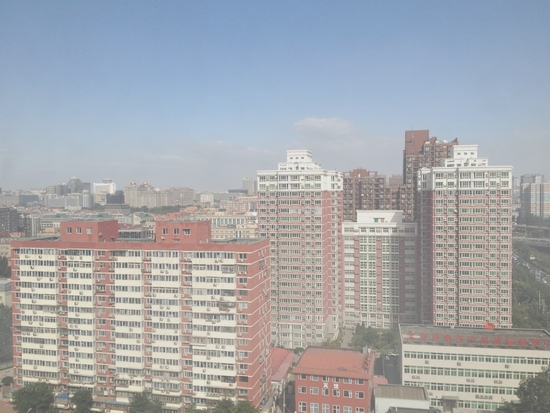
#> input picture datasets/RESIDE/outdoor/hazy/0001_0.8_0.2.jpg, 550 x 413 px
$ python -i dark_channel_prior.py   (imports and definitions only)
#> lines starting #> are read from the running program, lines starting #| are printed output that depends on the picture
"""
Dark Channel Prior (DCP) — Physics-Grounded Haze Module (C3)
=============================================================
MAIR+ Contribution C3.

Implements He et al. (2011) "Single Image Haze Removal Using Dark Channel Prior."
Used in two places:
  1. core/degradation_detector.py  — `compute_haze_score()` as a haze confidence signal
  2. experts/dehaze_expert.py      — full DCP restoration pipeline

Algorithm summary:
  1. Dark channel: J_dark(x) = min_{y∈Ω(x)} min_c J^c(y)
     In hazy images, the dark channel has high values (fog/haze lifts dark pixels).
  2. Atmospheric light A: estimated as the intensity at the top 0.1% of dark channel pixels.
  3. Transmission map t(x) = 1 − ω × dark_channel(I/A)
     where ω=0.95 preserves a small amount of haze for depth realism.
  4. Guided filter refinement (or bilateral fallback) to reduce halo artifacts.
  5. Scene radiance: J = (I − A) / max(t, t_min) + A

Haze score:
  The mean of the dark channel normalized to [0,1].
  Clear images: dark channel mean ≈ 0.0–0.05
  Hazy images:  dark channel mean ≈ 0.3–0.8

References:
  He, K., Sun, J., & Tang, X. (2011). Single image haze removal using dark channel prior.
  IEEE Transactions on Pattern Analysis and Machine Intelligence, 33(12), 2341-2353.
"""

import cv2
import numpy as np


# ─────────────────────────────────────────────────────────────
# GUIDED FILTER AVAILABILITY
# ─────────────────────────────────────────────────────────────

try:
    import cv2.ximgproc
    _HAS_GUIDED_FILTER = True
except ImportError:
    _HAS_GUIDED_FILTER = False


# ─────────────────────────────────────────────────────────────
# CORE DCP OPERATIONS
# ─────────────────────────────────────────────────────────────

def compute_dark_channel(img_bgr: np.ndarray, patch_size: int = 15) -> np.ndarray:
    """
    Compute the dark channel of an image.

    For each pixel, the dark channel value is the minimum pixel
    value in a local patch across all color channels.

    Args:
        img_bgr    : uint8 BGR image [H×W×3]
        patch_size : size of the minimum filter window (default 15)

    Returns:
        dark_channel: float32 array [H×W] in [0, 1]
    """
    img_f     = img_bgr.astype(np.float32) / 255.0
    min_chan  = np.min(img_f, axis=2)           # channel-wise minimum → [H×W]
    kernel    = cv2.getStructuringElement(
        cv2.MORPH_RECT, (patch_size, patch_size)
    )
    dark_chan = cv2.erode(min_chan, kernel)      # spatial minimum (erosion)
    return dark_chan


def estimate_atmospheric_light(
    img_bgr:      np.ndarray,
    dark_channel: np.ndarray,
    top_fraction: float = 0.001,
) -> np.ndarray:
    """
    Estimate atmospheric light A from the brightest pixels in the dark channel.

    Args:
        img_bgr      : uint8 BGR image [H×W×3]
        dark_channel : float32 dark channel [H×W]
        top_fraction : fraction of pixels to consider (default 0.1%)

    Returns:
        atmospheric_light: float32 array [3] (one value per channel)
    """
    h, w       = dark_channel.shape
    num_pixels = h * w
    n_top      = max(1, int(num_pixels * top_fraction))

    # Flatten and find top-n indices by dark channel intensity
    flat_dark  = dark_channel.flatten()
    top_idx    = np.argsort(flat_dark)[-n_top:]   # highest dark channel values

    # Extract corresponding pixels from the original image
    img_f      = img_bgr.astype(np.float32) / 255.0
    flat_img   = img_f.reshape(-1, 3)
    top_pixels = flat_img[top_idx, :]             # [n_top × 3]

    # Atmospheric light = mean of the brightest pixels
    atm_light  = np.mean(top_pixels, axis=0)
    return atm_light.astype(np.float32)


def estimate_transmission(
    img_bgr:    np.ndarray,
    atm_light:  np.ndarray,
    patch_size: int   = 15,
    omega:      float = 0.95,
) -> np.ndarray:
    """
    Estimate the transmission map t(x).

    t(x) = 1 − ω × dark_channel(I^c(y) / A^c)

    Args:
        img_bgr    : uint8 BGR image [H×W×3]
        atm_light  : float32 atmospheric light [3]
        patch_size : dark channel patch size (default 15)
        omega      : haze preservation factor (default 0.95 = almost fully dehaze)

    Returns:
        transmission: float32 array [H×W] in [0, 1]
    """
    img_f      = img_bgr.astype(np.float32) / 255.0
    # Normalize by atmospheric light
    norm_img   = img_f / (atm_light + 1e-6)       # prevent division by zero
    # Dark channel of normalized image
    norm_dark  = compute_dark_channel(
        (np.clip(norm_img, 0, 1) * 255).astype(np.uint8),
        patch_size=patch_size,
    )
    transmission = 1.0 - omega * norm_dark
    return transmission.astype(np.float32)


def refine_transmission(
    img_bgr:      np.ndarray,
    transmission: np.ndarray,
    radius:       int   = 60,
    eps:          float = 1e-3,
) -> np.ndarray:
    """
    Refine the transmission map using guided filter or bilateral fallback.

    Guided filter removes block artifacts while preserving edges (no halos).
    Falls back to bilateral filter if cv2.ximgproc is unavailable.

    Args:
        img_bgr      : uint8 BGR image [H×W×3] — used as guide
        transmission : float32 transmission map [H×W]
        radius       : filter radius (guided) or diameter (bilateral)
        eps          : regularization term for guided filter

    Returns:
        Refined float32 transmission map [H×W]
    """
    guide = cv2.cvtColor(img_bgr, cv2.COLOR_BGR2GRAY)

    if _HAS_GUIDED_FILTER:
        # Guided filter — best quality, no halos
        t_u8      = (transmission * 255).astype(np.uint8)
        refined   = cv2.ximgproc.guidedFilter(
            guide=guide, src=t_u8, radius=radius, eps=eps * 255 * 255
        )
        refined   = refined.astype(np.float32) / 255.0
    else:
        # Bilateral filter fallback — adequate quality
        t_u8      = (transmission * 255).astype(np.uint8)
        refined   = cv2.bilateralFilter(
            t_u8, d=radius // 3, sigmaColor=60, sigmaSpace=60
        )
        refined   = refined.astype(np.float32) / 255.0

    return np.clip(refined, 0.0, 1.0)


def recover_scene_radiance(
    img_bgr:      np.ndarray,
    atm_light:    np.ndarray,
    transmission: np.ndarray,
    t_min:        float = 0.10,
) -> np.ndarray:
    """
    Recover the haze-free scene radiance.

    J(x) = (I(x) − A) / max(t(x), t_min) + A

    Args:
        img_bgr      : uint8 BGR image [H×W×3]
        atm_light    : float32 atmospheric light [3]
        transmission : float32 transmission map [H×W]
        t_min        : minimum transmission to prevent division by zero

    Returns:
        Dehazed uint8 BGR image [H×W×3]
    """
    img_f = img_bgr.astype(np.float32) / 255.0
    t     = np.maximum(transmission, t_min)[:, :, np.newaxis]  # [H×W×1]
    J     = (img_f - atm_light) / t + atm_light
    J     = np.clip(J, 0.0, 1.0)
    return (J * 255).astype(np.uint8)


# ─────────────────────────────────────────────────────────────
# HAZE SCORE (used by degradation detector — C3)
# ─────────────────────────────────────────────────────────────

def compute_haze_score(img_bgr: np.ndarray, patch_size: int = 15) -> float:
    """
    Compute a haze confidence score for an image using the dark channel prior.

    Score interpretation:
        0.0 – 0.05 : clear image (very low haze)
        0.05 – 0.20: mild atmospheric scattering
        0.20 – 0.50: moderate haze — DCP restoration will help
        0.50 – 1.00: heavy haze / fog

    Returns:
        float in [0, 1] where 1 = maximally hazy
    """
    dark_chan = compute_dark_channel(img_bgr, patch_size=patch_size)
    score     = float(np.mean(dark_chan))   # mean of dark channel as haze proxy
    return round(min(1.0, score), 3)


# ─────────────────────────────────────────────────────────────
# FULL DCP PIPELINE (used by dehaze expert — C1)
# ─────────────────────────────────────────────────────────────

def dehaze_dcp(
    img_bgr:    np.ndarray,
    patch_size: int   = 15,
    omega:      float = 0.95,
    t_min:      float = 0.10,
    refine:     bool  = True,
) -> np.ndarray:
    """
    Full single-image dehazing pipeline using Dark Channel Prior.

    Steps:
      1. Compute dark channel
      2. Estimate atmospheric light
      3. Estimate transmission
      4. Refine transmission (guided / bilateral filter)
      5. Recover scene radiance

    Args:
        img_bgr    : uint8 BGR input image
        patch_size : dark channel patch size
        omega      : haze preservation factor (0.95 = almost complete removal)
        t_min      : minimum allowed transmission
        refine     : whether to apply guided filter refinement (recommended)

    Returns:
        Dehazed uint8 BGR image
    """
    dark_chan = compute_dark_channel(img_bgr, patch_size=patch_size)
    atm_light = estimate_atmospheric_light(img_bgr, dark_chan)
    trans_map = estimate_transmission(img_bgr, atm_light, patch_size=patch_size, omega=omega)

    if refine:
        trans_map = refine_transmission(img_bgr, trans_map)

    dehazed   = recover_scene_radiance(img_bgr, atm_light, trans_map, t_min=t_min)
    return dehazed

>>> import cv2
>>> picture = cv2.imread('../datasets/RESIDE/outdoor/hazy/0001_0.8_0.2.jpg')
#> picture is the input picture: shape (413, 550, 3); mean B, G, R 172.6, 167.5, 164.5
>>> result = dehaze_dcp(picture)
#> in compute_dark_channel, `dark_chan = cv2.erode(min_chan, kernel)`:
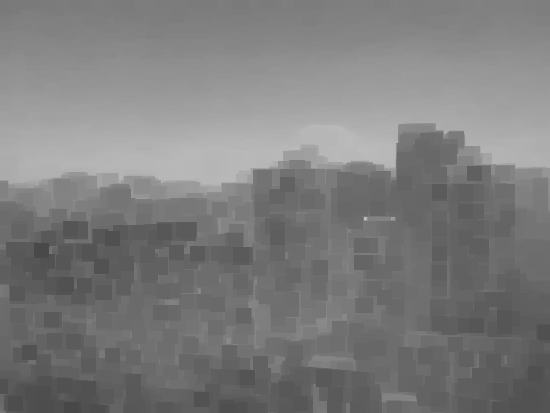
#> dark_chan: shape (413, 550) float32; min 0.282, max 0.769, mean 0.489
#> in estimate_atmospheric_light, `top_idx    = np.argsort(flat_dark)[-n_top:]`: top_idx = 227 values, max 120815 at index 223, min 69628 at index 25, mean 81170.7
#> in estimate_atmospheric_light, `top_pixels = flat_img[top_idx, :]`: top_pixels = 227 rows, first 8: [0.808, 0.784, 0.765], [0.808, 0.784, 0.765], [0.776, 0.753, 0.733], [0.808, 0.776, 0.749], [0.776, 0.753, 0.733], [0.804, 0.769, 0.753], [0.773, 0.749, 0.729], [0.808, 0.784, 0.765]
#> in estimate_atmospheric_light, `atm_light  = np.mean(top_pixels, axis=0)`: atm_light = [0.795, 0.765, 0.748]
#> in estimate_transmission, `norm_img   = img_f / (atm_light + 1e-6)`:
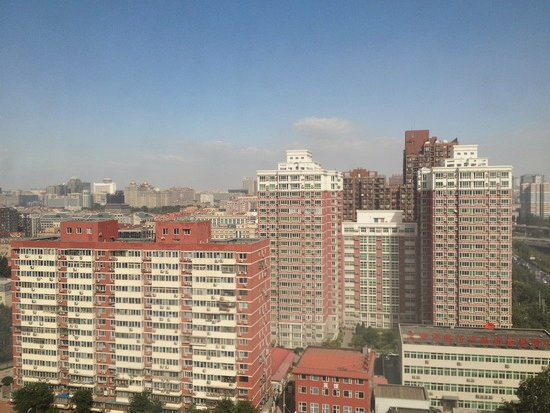
#> norm_img: shape (413, 550, 3) float32; mean B, G, R 0.852, 0.859, 0.863; drawn with min black and max white
#> call 2 of compute_dark_channel, with patch_size = 15
#> in compute_dark_channel (call 2), `img_f     = img_bgr.astype(np.float32) / 255.0`:
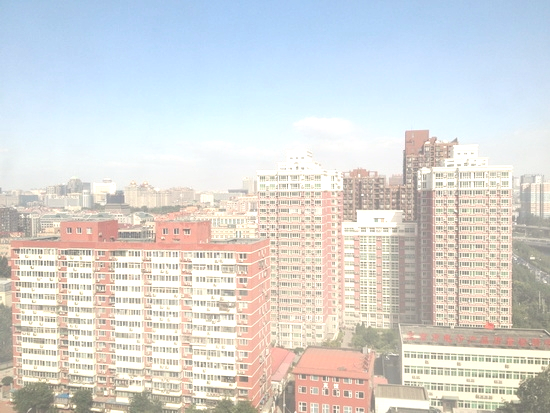
#> img_f: shape (413, 550, 3) float32; mean of channels 0, 1, 2 0.843, 0.848, 0.846; drawn as B, G, R
#> in compute_dark_channel (call 2), `min_chan  = np.min(img_f, axis=2)`:
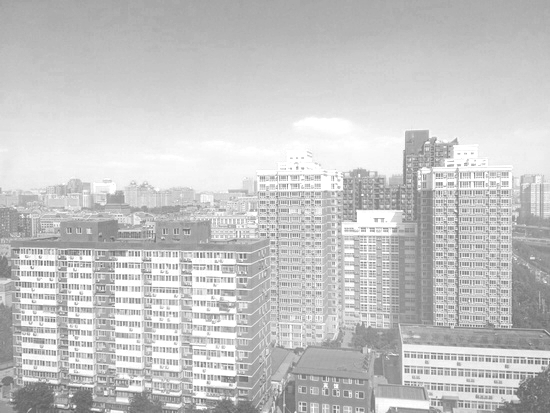
#> min_chan: shape (413, 550) float32; min 0.353, max 1, mean 0.779
#> in compute_dark_channel (call 2), `dark_chan = cv2.erode(min_chan, kernel)`:
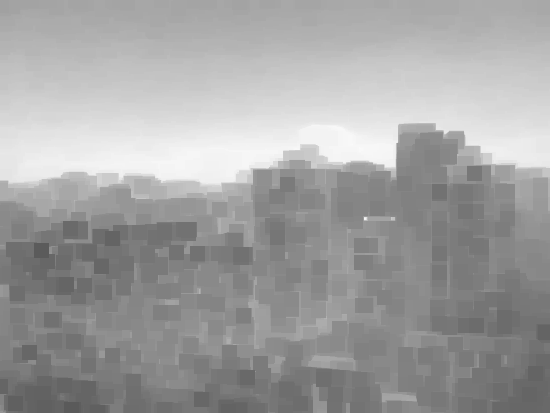
#> dark_chan: shape (413, 550) float32; min 0.353, max 0.98, mean 0.632
#> in refine_transmission, `refined   = cv2.ximgproc.guidedFilter( guide=guide, src=t_u8, radius=r..`:
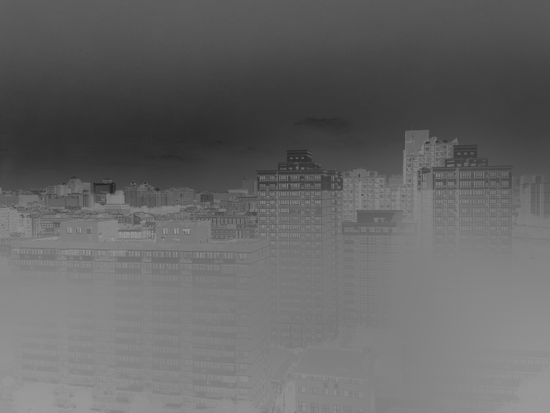
#> refined: shape (413, 550); min 34, max 155, mean 101.3
#> in recover_scene_radiance, `J     = np.clip(J, 0.0, 1.0)`:
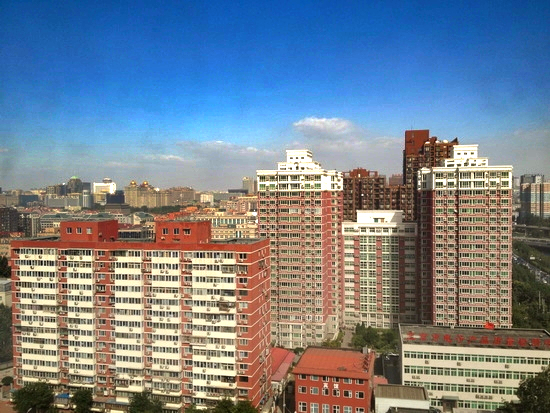
#> J: shape (413, 550, 3) float32; mean B, G, R 0.56, 0.511, 0.464

$ run again, on datasets/RESIDE/outdoor/hazy/0009_0.8_0.16.jpg
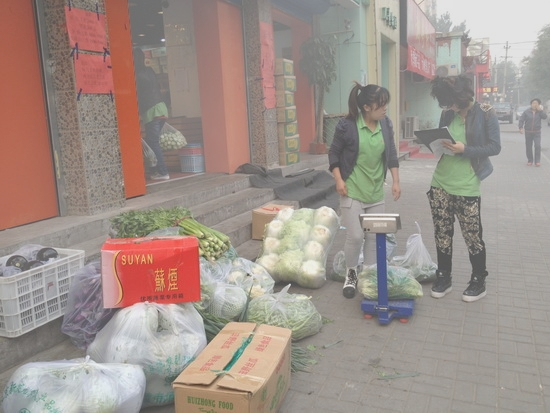
#> input picture datasets/RESIDE/outdoor/hazy/0009_0.8_0.16.jpg, 550 x 413 px
#> picture is the input picture: shape (413, 550, 3); mean B, G, R 139.3, 146.5, 160.1
#> in compute_dark_channel, `dark_chan = cv2.erode(min_chan, kernel)`:
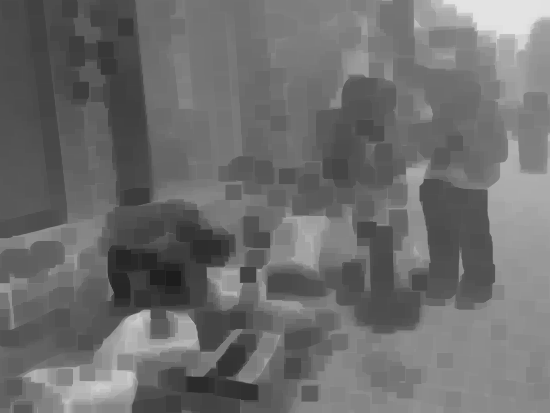
#> dark_chan: shape (413, 550) float32; min 0.114, max 0.89, mean 0.43
#> top_idx = 227 values, max 18122 at index 109, min 452 at index 5, mean 7149.7
#> top_pixels = 227 rows, first 8: [0.89, 0.89, 0.89], [0.89, 0.89, 0.89], [0.89, 0.89, 0.89], [0.89, 0.89, 0.89], [0.89, 0.89, 0.89], [0.894, 0.894, 0.894], [0.89, 0.89, 0.89], [0.89, 0.89, 0.89]
#> in estimate_atmospheric_light, `atm_light  = np.mean(top_pixels, axis=0)`: atm_light = [0.89, 0.89, 0.89]
#> in recover_scene_radiance, `J     = np.clip(J, 0.0, 1.0)`:
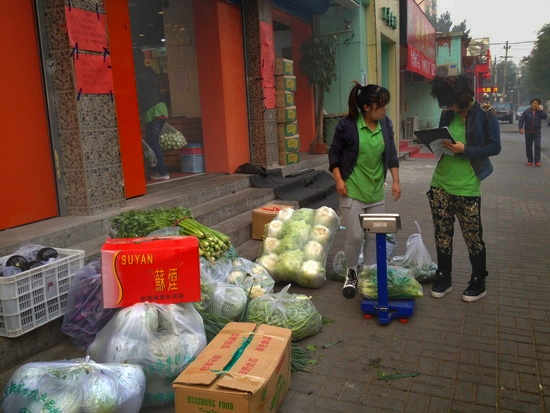
#> J: shape (413, 550, 3) float32; mean B, G, R 0.279, 0.329, 0.415

$ run again, on datasets/RESIDE/outdoor/hazy/0021_0.8_0.08.jpg
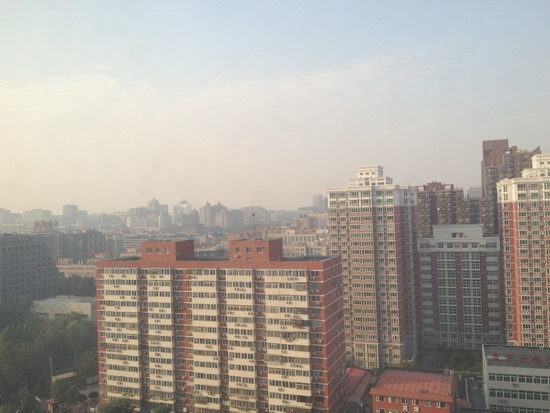
#> input picture datasets/RESIDE/outdoor/hazy/0021_0.8_0.08.jpg, 550 x 413 px
#> picture is the input picture: shape (413, 550, 3); mean B, G, R 157.7, 164.9, 170.6
#> top_idx = 227 values, max 47969 at index 118, min 26436 at index 220, mean 39372
#> top_pixels = 227 rows, first 8: [0.886, 0.91, 0.89], [0.898, 0.929, 0.925], [0.898, 0.933, 0.922], [0.89, 0.929, 0.929], [0.894, 0.925, 0.925], [0.89, 0.937, 0.945], [0.89, 0.937, 0.945], [0.894, 0.925, 0.925]
#> in estimate_atmospheric_light, `atm_light  = np.mean(top_pixels, axis=0)`: atm_light = [0.894, 0.923, 0.916]
#> in recover_scene_radiance, `J     = np.clip(J, 0.0, 1.0)`:
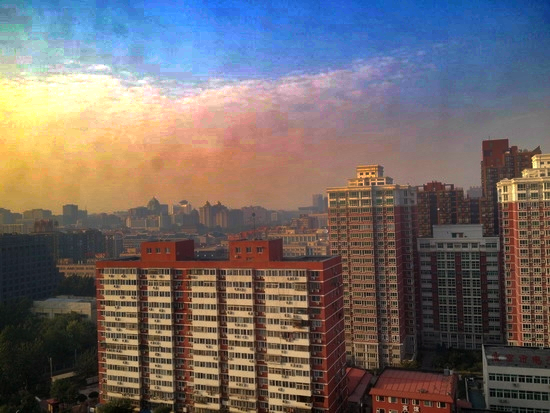
#> J: shape (413, 550, 3) float32; mean B, G, R 0.411, 0.414, 0.448
